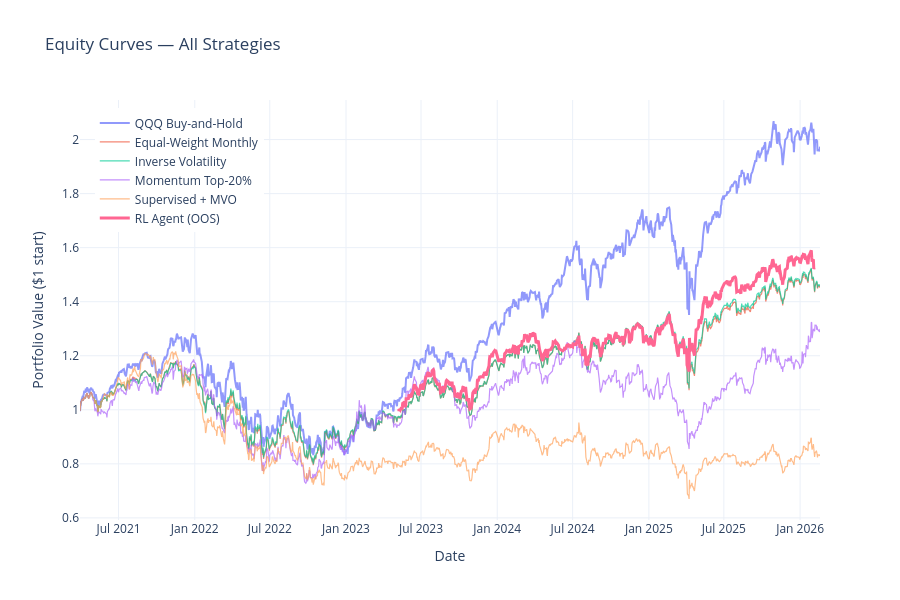

Notebook cell for this chart:
### Markdown cell above
## 3. All Strategies Equity Chart

Baselines on their full period, RL on its OOS period.
Overlapping dates = fair comparison zone.

### Code cell
fig = go.Figure()

# Baselines
for col in bl_equity.columns:
    fig.add_trace(go.Scatter(
        x=bl_equity.index, y=bl_equity[col], name=col, mode="lines",
        line=dict(color=get_color(col), width=2.0 if "QQQ" in col else 1.2), opacity=0.7))

# RL Agent
if rl_available:
    fig.add_trace(go.Scatter(
        x=rl_equity.index, y=rl_equity["RL Agent"],
        name="RL Agent (OOS)", mode="lines",
        line=dict(color=COLORS["RL Agent"], width=3.0)))

fig.update_layout(
    title="Equity Curves — All Strategies",
    xaxis_title="Date", yaxis_title="Portfolio Value ($1 start)",
    template="plotly_white", height=600,
    legend=dict(x=0.02, y=0.98), hovermode="x unified")
if SAVE_PLOTS: fig.write_html(f"{RESULTS_DIR}/plot_equity_all.html")
fig.show()

### Figure 1 — Plotly figure (JSON) as saved in the notebook; plotly's stock layout.template omitted (floating-point values rounded to 4 significant figures; data arrays with more than 128 entries replaced by an {"elided": "..."} marker saying what was removed)
{"data": [{"line": {"color": "#636EFA", "width": 2}, "mode": "lines", "name": "QQQ Buy-and-Hold", "opacity": 0.7, "type": "scatter", "x": {"elided": "1218 str values"}, "y": {"elided": "1218 float values"}}, {"line": {"color": "#EF553B", "width": 1.2}, "mode": "lines", "name": "Equal-Weight Monthly", "opacity": 0.7, "type": "scatter", "x": {"elided": "1218 str values"}, "y": {"elided": "1218 float values"}}, {"line": {"color": "#00CC96", "width": 1.2}, "mode": "lines", "name": "Inverse Volatility", "opacity": 0.7, "type": "scatter", "x": {"elided": "1218 str values"}, "y": {"elided": "1218 float values"}}, {"line": {"color": "#AB63FA", "width": 1.2}, "mode": "lines", "name": "Momentum Top-20%", "opacity": 0.7, "type": "scatter", "x": {"elided": "1218 str values"}, "y": {"elided": "1218 float values"}}, {"line": {"color": "#FFA15A", "width": 1.2}, "mode": "lines", "name": "Supervised + MVO", "opacity": 0.7, "type": "scatter", "x": {"elided": "1218 str values"}, "y": {"elided": "1218 float values"}}, {"line": {"color": "#FF6692", "width": 3}, "mode": "lines", "name": "RL Agent (OOS)", "type": "scatter", "x": {"elided": "650 str values"}, "y": {"elided": "650 float values"}}], "layout": {"height": 600, "hovermode": "x unified", "legend": {"x": 0.02, "y": 0.98}, "title": {"text": "Equity Curves — All Strategies"}, "xaxis": {"title": {"text": "Date"}}, "yaxis": {"title": {"text": "Portfolio Value ($1 start)"}}}}
